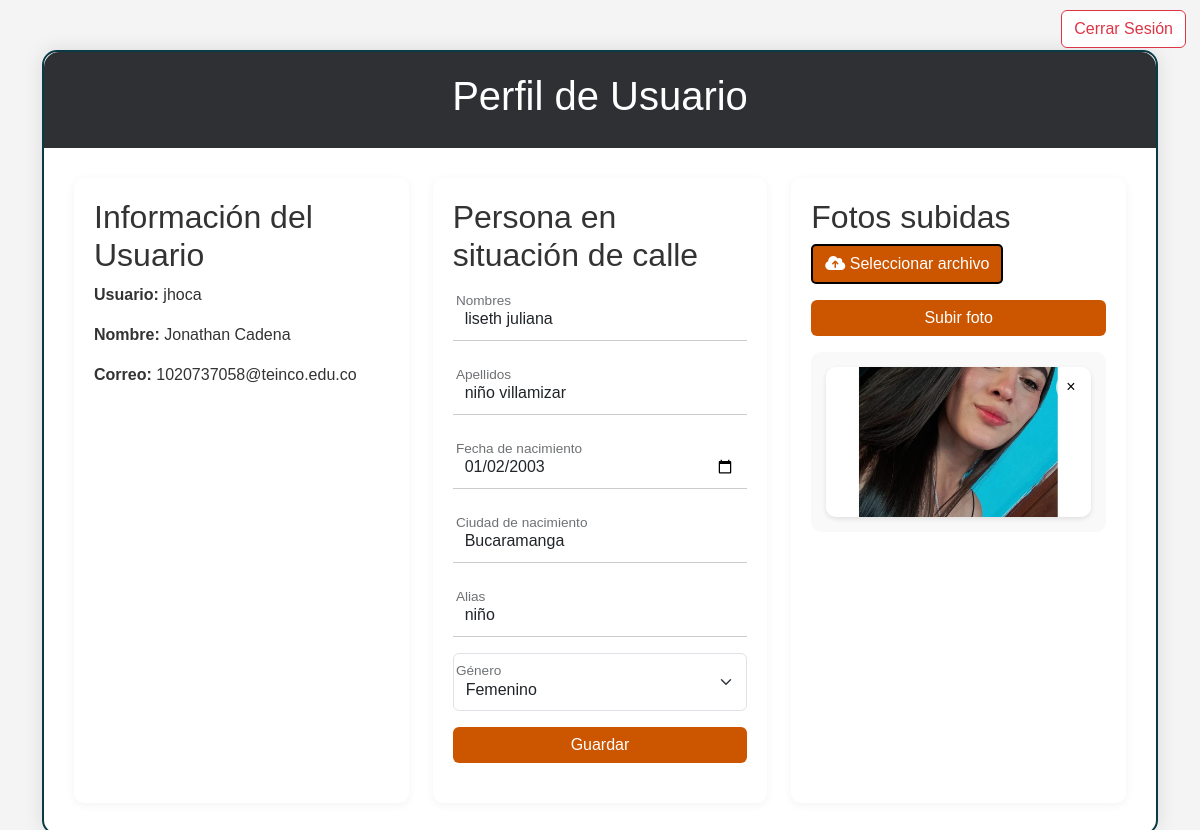
/users/profile/ (signed in), run on the app's committed database.
### users/models.py (models this page shows, shortened)
class CustomUser(AbstractUser):
    GENDER_CHOICES = [
        ('M', 'Masculino'),
        ('F', 'Femenino'),
    ]
    email = models.EmailField(unique=True)
    phone_number = models.CharField(max_length=15, default='0000000000')
    birth_date = models.DateField(null=True, blank=True)
    address = models.CharField(max_length=255, blank=True)
    city = models.CharField(max_length=100, blank=True)
    gender = models.CharField(max_length=1, choices=GENDER_CHOICES, blank=True, null=True)
    acepto_tratamiento = models.BooleanField(
        default=False,
        help_text="Indica si el usuario ha aceptado el tratamiento de sus datos personales."
    )

class StreetPerson(models.Model):
    GENDER_CHOICES = [
        ('M', 'Masculino'),
        ('F', 'Femenino'),
    ]
    profile = models.ForeignKey(Profile, on_delete=models.CASCADE, related_name='street_persons')
    first_name = models.CharField(max_length=30)
    last_name = models.CharField(max_length=30)
    birth_date = models.DateField(null=True, blank=True)
    birth_city = models.CharField(max_length=100)
    alias = models.CharField(max_length=50, blank=True)
    gender = models.CharField(max_length=1, choices=GENDER_CHOICES, blank=True, null=True)
    created_at = models.DateTimeField(default=timezone.now)
    common_id = models.CharField(max_length=50, unique=True, null=True)

### photos/models.py (models this page shows, shortened)
class Photo(models.Model):
    user = models.ForeignKey(settings.AUTH_USER_MODEL, on_delete=models.CASCADE, related_name='photos')
    profile = models.ForeignKey(Profile, on_delete=models.CASCADE, related_name='profile_photos')
    image = models.ImageField(upload_to='photos/')
    uploaded_at = models.DateTimeField(auto_now_add=True)
    visible = models.BooleanField(default=True)  # Campo para controlar la visibilidad de la foto

### users/views.py (the view, shortened to what this page needs)
# urls.py: path('profile/', profile, name='profile'),  # URL para el perfil de usuario
@login_required
def profile(request):
    photo_form = PhotoUploadForm()
    street_person = StreetPerson.objects.filter(profile__user=request.user).last()
    street_person_form = StreetPersonForm(instance=street_person)
    photos = Photo.objects.filter(user=request.user, visible=True)
    return render(request, 'users/profile.html', {
        'photo_form': photo_form,
        'street_person_form': street_person_form,
        'photos': photos,
        'street_person': street_person
    })

### photos/forms.py
class PhotoUploadForm(forms.ModelForm):
    class Meta:
        model = Photo
        fields = ['image']

### users/forms.py (shortened to what this page needs)
class StreetPersonForm(forms.ModelForm):
    GENDER_CHOICES = [
        ('M', 'Masculino'),
        ('F', 'Femenino'),
    ]
    first_name = forms.CharField(max_length=30, required=True, label='Nombres')
    last_name = forms.CharField(max_length=30, required=True, label='Apellidos')
    birth_date = forms.DateField(
        widget=forms.DateInput(attrs={'type': 'date'}),
        required=True,
        label='Fecha de nacimiento'
    )
    birth_city = forms.CharField(max_length=100, required=True, label='Ciudad de nacimiento')
    alias = forms.CharField(max_length=50, required=False, label='Alias')  # Changed to match model definition
    gender = forms.ChoiceField(choices=GENDER_CHOICES, required=False, label='Género')  # Changed to match model definition
    class Meta:
        model = StreetPerson
        fields = ['first_name', 'last_name', 'birth_date', 'birth_city', 'alias', 'gender']

### users/templates/users/profile.html (shortened to what this page needs)
<!DOCTYPE html>
<html lang="es">
<head>
    <link href="https://cdn.jsdelivr.net/npm/bootstrap@5.3.3/dist/css/bootstrap.min.css" rel="stylesheet">
</head>
<body>
    <div class="logout-button-container">
        <form method="post" action="{% url 'logout' %}">
            <button class="btn btn-outline-danger" type="submit">Cerrar Sesión</button>
        </form>
    </div>
    <div class="container">
            <div class="profile-container">
                <div class="profile-header">
                    <h1 class="text-center">Perfil de Usuario</h1>
                </div>
                    <div class="row g-4">
                        <div class="col-md-4">
                            <div class="profile-section">
                                <h2>Información del Usuario</h2>
                                <p><strong>Usuario:</strong> {{ user.username }}</p>
                                <p><strong>Nombre:</strong> {{ user.first_name }} {{ user.last_name }}</p>
                                <p><strong>Correo:</strong> {{ user.email }}</p>
                            </div>
                        </div>
                        <div class="col-md-4">
                            <div class="profile-section">
                                <h2>Persona en situación de calle</h2>
                                <form method="post">
                                    <div class="form-floating mb-3">
                                        <input type="text" class="form-control" id="first_name" name="first_name" placeholder="Nombres" value="{{ street_person.first_name|default:'' }}">
                                        <label for="first_name">Nombres</label>
                                    </div>
                                    <div class="form-floating mb-3">
                                        <input type="text" class="form-control" id="last_name" name="last_name" placeholder="Apellidos" value="{{ street_person.last_name|default:'' }}">
                                        <label for="last_name">Apellidos</label>
                                    </div>
                                    <div class="form-floating mb-3">
                                        <input type="date" class="form-control" id="birth_date" name="birth_date" value="{{ street_person.birth_date|date:'Y-m-d'|default:'' }}">
                                        <label for="birth_date">Fecha de nacimiento</label>
                                    </div>
                                    <div class="form-floating mb-3">
                                        <input type="text" class="form-control" id="birth_city" name="birth_city" placeholder="Ciudad de nacimiento" value="{{ street_person.birth_city|default:'' }}">
                                        <label for="birth_city">Ciudad de nacimiento</label>
                                    </div>
                                    <div class="form-floating mb-3">
                                        <input type="text" class="form-control" id="alias" name="alias" placeholder="Alias" value="{{ street_person.alias|default:'' }}">
                                        <label for="alias">Alias</label>
                                    </div>
                                    <div class="form-floating mb-3">
                                        <select class="form-select" id="gender" name="gender">
                                            <option value="F" {% if street_person.gender == 'F' %}selected{% endif %}>Femenino</option>
                                        </select>
                                        <label for="gender">Género</label>
                                    </div>
                                    <button class="btn btn-primary w-100" type="submit" name="street_person_form_submit">Guardar</button>
                                </form>
                            </div>
                        </div>
                        <div class="col-md-4">
                            <div class="profile-section">
                                <h2>Fotos subidas</h2>
                                <form method="post" enctype="multipart/form-data" class="mb-3">
                                    <div class="mb-3">
                                        <label for="id_image" class="custom-file-upload">
                                            <i class="fas fa-cloud-upload-alt"></i> Seleccionar archivo
                                        </label>
                                    </div>
                                    <button class="btn btn-primary w-100" type="submit" name="photo_form_submit">Subir foto</button>
                                </form>
                                <div class="photo-grid">
                                    {% for photo in photos %}
                                        <div class="photo-item">
                                            <img src="{{ photo.image.url }}" alt="Foto de {{ user.username }}">
                                            <button class="delete-btn" data-photo-id="{{ photo.id }}">&times;</button>
                                        </div>
                                    {% endfor %}
                                </div>
                            </div>
                        </div>
                    </div>
            </div>
    </div>
    </body>
    </html>

### users/templates/users/profile.html (style rules this page uses)
body { font-family: 'Arial', sans-serif; background-color: #f4f4f4; color: #333; }
.profile-container { border: 2px solid #093a46; background-color: #fff; border-radius: 15px; box-shadow: 0 0 20px rgba(0,0,0,0.1); padding: 30px; margin-top: 50px; }
.profile-header { background-color: #2f3034; color: white; padding: 20px; border-radius: 15px 15px 0 0; margin: -30px -30px 30px -30px; }
.profile-section { height: 100%; background-color: #ffffff; border-radius: 10px; padding: 20px; margin-bottom: 20px; box-shadow: 0 2px 10px rgba(0,0,0,0.05); }
.photo-grid { display: grid; grid-template-columns: repeat(auto-fill, minmax(150px, 1fr)); grid-gap: 15px; max-height: 500px; overflow-y: auto; padding: 15px; background-color: #f9f9f9; border-radius: 10px; }
.photo-item { position: relative; overflow: hidden; border-radius: 10px; box-shadow: 0 2px 5px rgba(0,0,0,0.1); transition: transform 0.3s ease; }
.photo-item img { width: 100%; height: 150px; object-fit: cover; }
.delete-btn { position: absolute; top: 5px; right: 5px; background-color: rgba(255,255,255,0.7); border: 10px; border-radius: 50%; width: 30px; height: 30px; font-size: 16px; cursor: pointer; display: flex; align-items: center; justify-content: center; transition: background-color 0.3s ease; }
.btn-primary { background-color: #CC5500; border: none; transition: background-color 0.3s ease; }
.logout-button-container { position: fixed; top: 10px; right: 14px; z-index: 1000; }
.btn-outline-danger { background-color: white; transition: all 0.3s ease; }
.custom-file-upload { border: 2px solid #000000; display: inline-block; padding: 6px 12px; cursor: pointer; background-color: #CC5500; color: #ffffff; border-radius: 5px; transition: all 0.3s ease; }
.form-control { border: none; border-bottom: 1px solid #ccc; border-radius: 0; padding-left: 0; }
.form-floating > label { padding-left: 0; }

### data on the page
CustomUser: username "jhoca", first_name "Jonathan", last_name "Cadena", email "1020737058@teinco.edu.co"
StreetPerson: first_name "liseth juliana", last_name "niño villamizar", birth_date "01/02/2003", birth_city "Bucaramanga", alias "niño", gender "Femenino"
Photo: image (picture)
